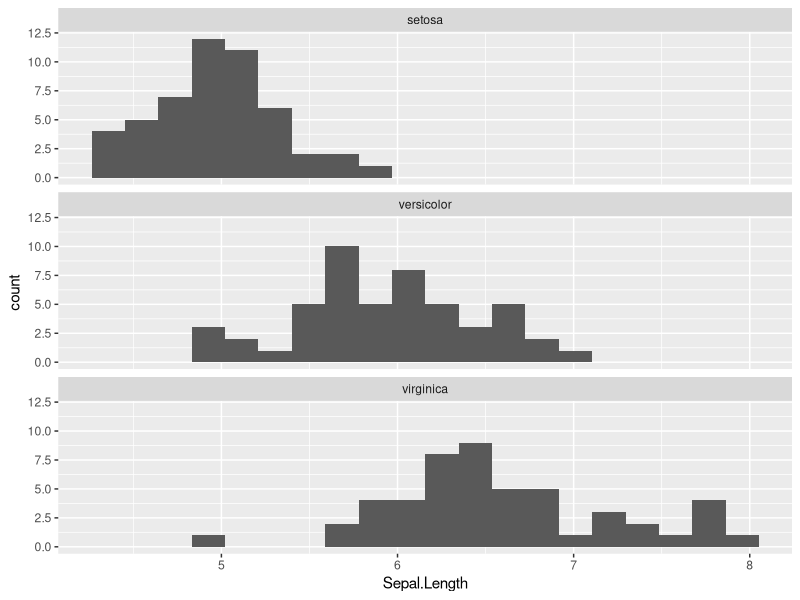
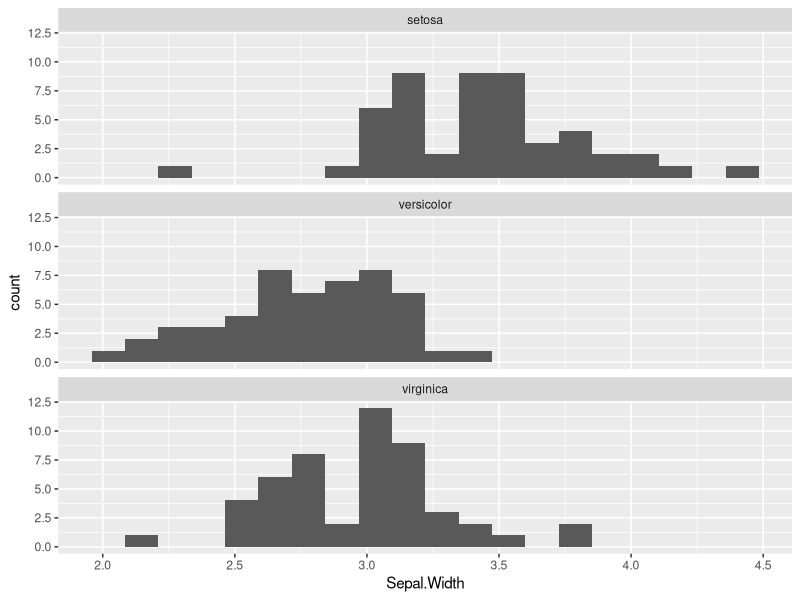
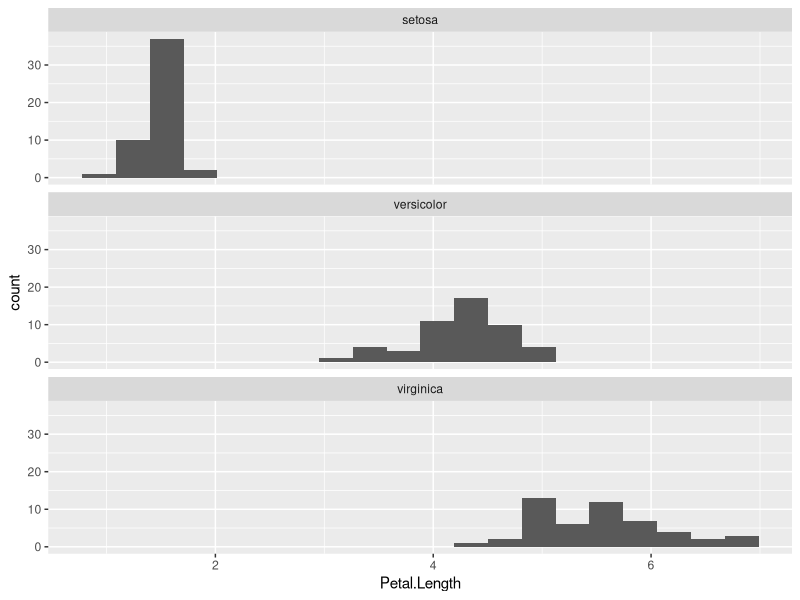
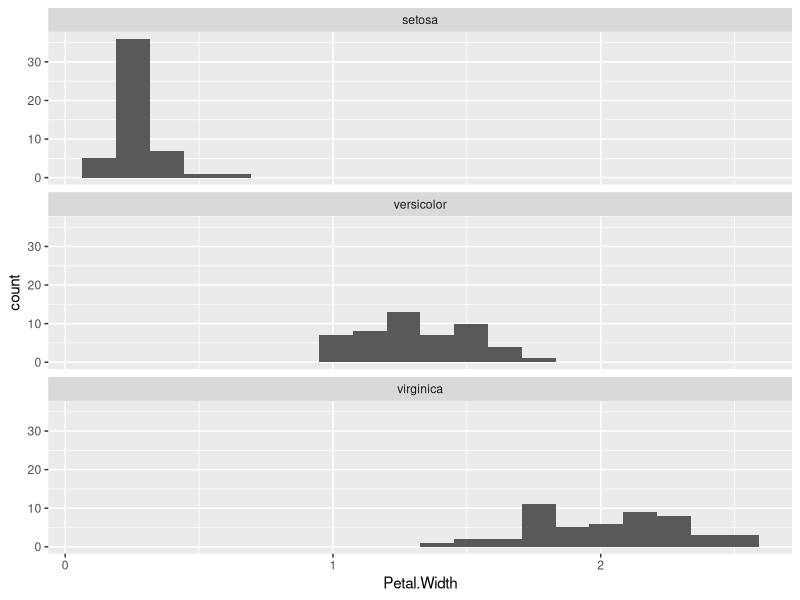
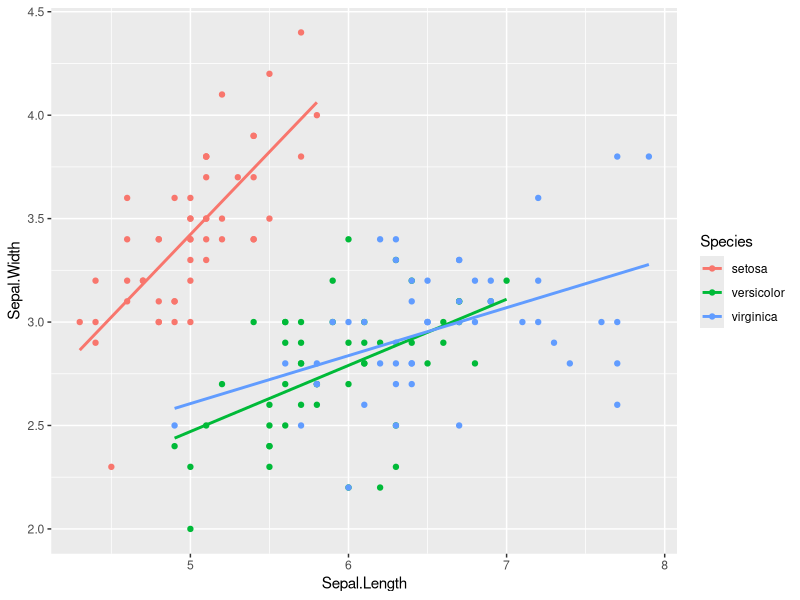
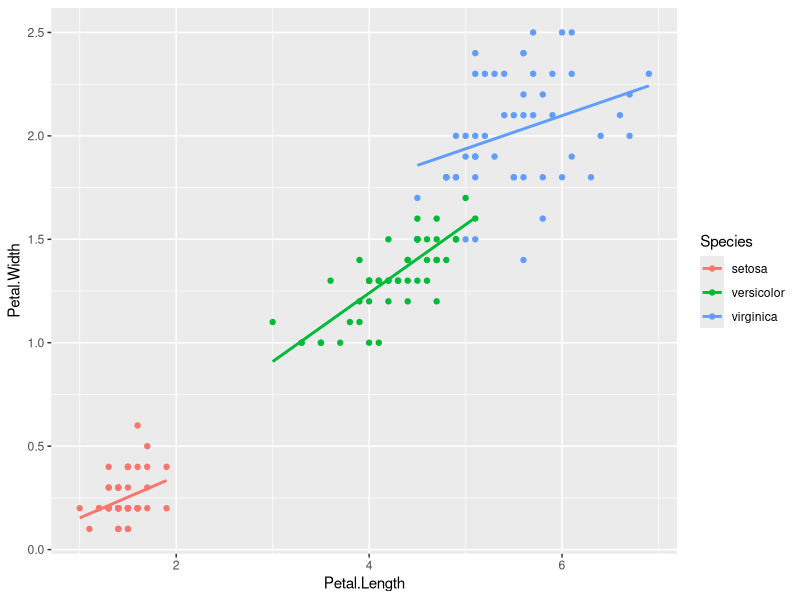
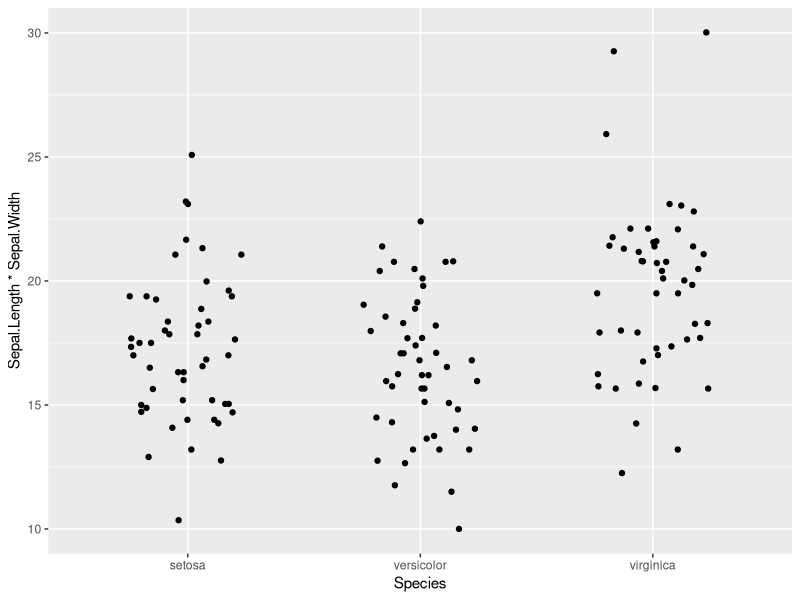
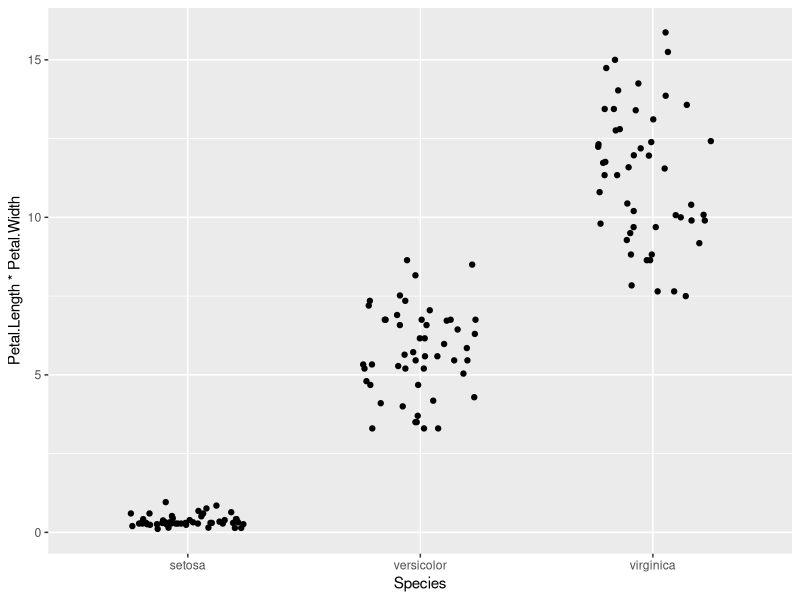

These charts were generated, in order, by the following R code: (Note: this script raises an error after producing the figures.)
## ---- chunk 1
library(tidyverse)
library(psych)
library(magrittr)
library(vcd)
library(MASS)
library(caret)
## ---- chunk 2
iris <- iris
## ---- chunk 3
iris %>%  
    describe     
table(iris$Species)
## ---- chunk 4
ggplot(data = iris, mapping = aes(x = Sepal.Length))+
  geom_histogram(bins = 20)+
  facet_wrap(~Species, nrow =3)
ggplot(data = iris, mapping = aes(x = Sepal.Width))+
  geom_histogram(bins = 20)+
  facet_wrap(~Species, nrow = 3)
ggplot(data = iris, mapping = aes(x = Petal.Length))+
  geom_histogram(bins = 20)+
  facet_wrap(~Species, nrow = 3)
ggplot(data = iris, mapping = aes(x = Petal.Width))+
  geom_histogram(bins = 20)+
  facet_wrap(~Species, nrow = 3)
## ---- chunk 5
describeBy(iris, group = iris$Species)

## ---- chunk 6
ggplot(data = iris, mapping = aes(x = Sepal.Length, y = Sepal.Width, color = Species))+
  geom_point()+
  geom_smooth(method = "lm", se = FALSE)
ggplot(data = iris, mapping = aes(x = Petal.Length, y = Petal.Width, color = Species))+
  geom_point()+
  geom_smooth(method = "lm", se = FALSE)

## ---- chunk 7
ggplot(data = iris, mapping = aes(x = Species, y = Sepal.Length*Sepal.Width))+
  geom_jitter(height = 0, width = 0.25)+
  geom_smooth(se = FALSE)
ggplot(data = iris, mapping = aes(x = Species, y = Petal.Length*Petal.Width))+
  geom_jitter(height = 0, width = 0.25)+
  geom_smooth(se = FALSE)
         
## ---- chunk 8
ldamodel1 <-lda(Species ~ Sepal.Length + Sepal.Width + Petal.Length + Petal.Width, data = iris)
ldamodel1

## ---- chunk 9

ldamodel1predict <- predict(ldamodel1)
confusionMatrix(ldamodel1predict$class, iris$Species)
## ---- chunk 10
ldahist(iris$Sepal.Length, iris$Species, type = "both")
ldahist(iris$Sepal.Width, iris$Species, type = "both")
ldahist(iris$Petal.Length, iris$Species, type = "both")
ldahist(iris$Petal.Width, iris$Species, type = "histogram")
## ---- chunk 11
random113 <- runif(113, min=1, max=150)
ldamodel2 <-lda(Species ~ Sepal.Length + Sepal.Width + Petal.Length + Petal.Width, data = iris, subset = random113)
ldamodel2
ldamodel2predict <- predict(ldamodel2)
confusionMatrix(ldamodel2predict$class, iris$Species)
